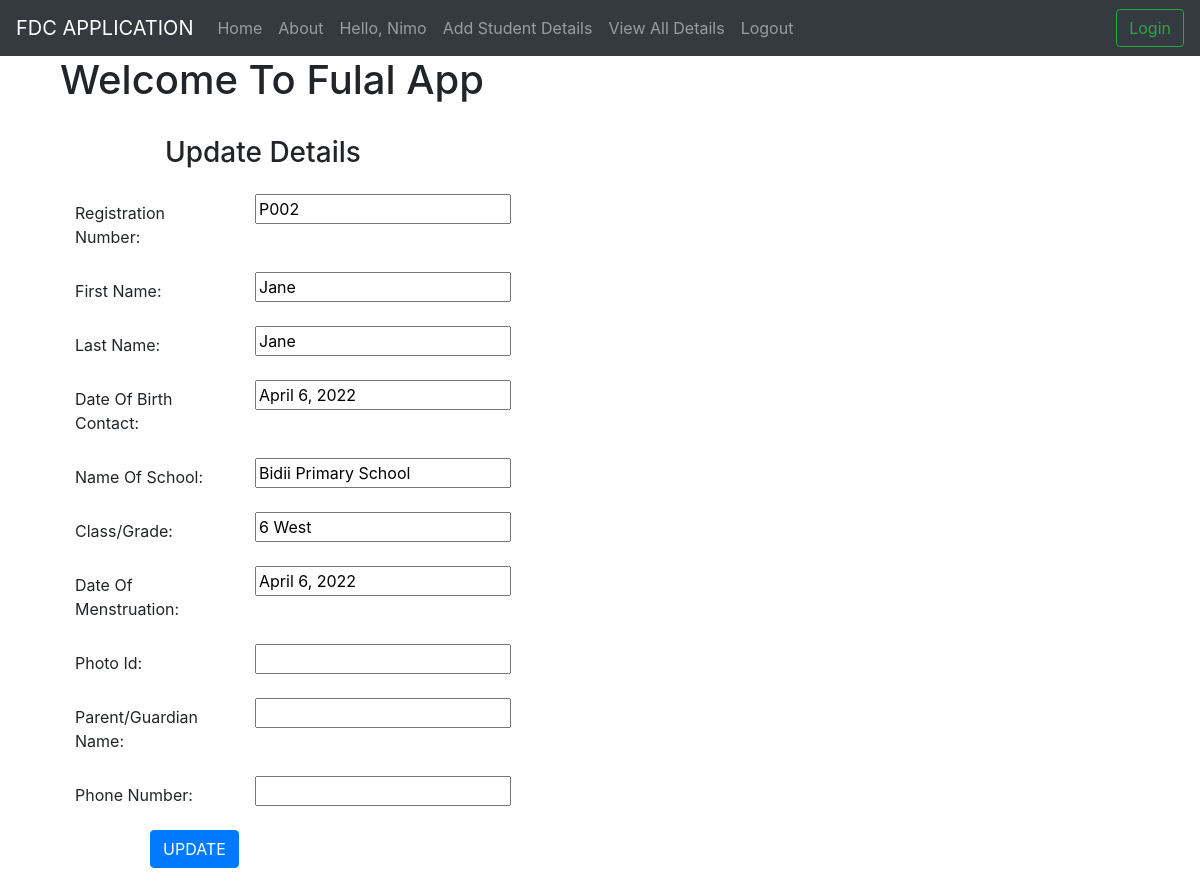
The app's page /edit_student/2 (signed in), older data.
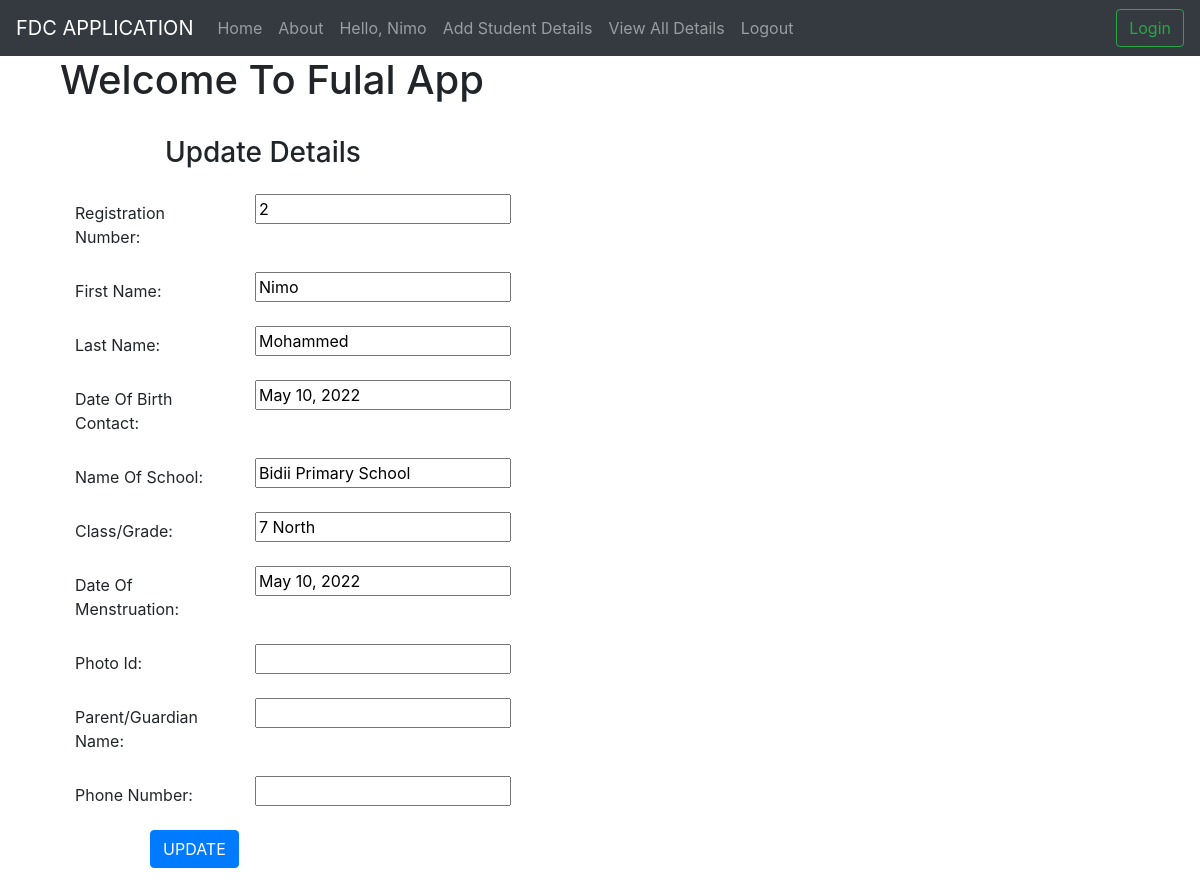
The same page, newer data.
### fulalapp/models.py (models this page shows, shortened)
class StudentRegistrationDetails(models.Model):
    student_status = (
        ('present', 'Present'),
        ('absent', 'Absent'),
    )
    regno =  models.CharField(max_length=50, verbose_name = 'Student Registrartion Number')
    first_name = models.CharField(max_length=30, blank = True, verbose_name = 'First Name')
    last_name = models.CharField(max_length=30, blank = True, verbose_name = 'Last Name')
    dob = models.DateField(verbose_name = 'Date Of Birth')
    county = models.CharField(max_length=30, blank = True, verbose_name = 'County')
    constituency = models.CharField(max_length=30, blank = True, verbose_name = 'Constituency')
    school_name = models.CharField(max_length=30, blank = True, verbose_name = 'School Name')
    grade = models.CharField(max_length=10, blank = True, verbose_name = 'Class/Grade')
    dom = models.DateField(verbose_name = 'Date Of Menstruation')
    photoid = models.ImageField(null = True, blank = True)
    location = models.CharField(max_length=30, verbose_name='Location')
    sub_location = models.CharField(max_length=30, verbose_name='Sub Location')
    village = models.CharField(max_length=30, verbose_name='Village')
    area_chief = models.CharField(max_length=30, verbose_name='Area chief')
    chief_phoneno = models.CharField(max_length=30, verbose_name='Chief Phone Number')
    mothers_name = models.CharField(max_length=30, verbose_name='Mothers Name')
    fathers_name = models.CharField(max_length=30, verbose_name='Fathers Name')
    phone_number = models.CharField(max_length=30, verbose_name='Phone Number')
    status = models.CharField(max_length=11, choices=student_status, default='present')
    created = models.DateTimeField(default=timezone.now)
    class Meta:
        verbose_name_plural = "Student Registration Details"

### fulalapp/views.py (the view)
# urls.py: path('edit_student/<int:id>', views.editstudent, name='edit_student'),
@csrf_exempt
@login_required()
@cache_control(no_cache=True, must_revalidate=True, no_store=True)
def editstudent(request, id):
    studentdetails = StudentRegistrationDetails.objects.get(id=id)
    return render(request, "fulalapp/edit_student.html", {'studentdetails':studentdetails})

### fulalapp/templates/fulalapp/edit_student.html (shortened to what this page needs)
{% extends "fulalapp/base.html" %}
{% load static %}
{% block body %}
<div class="container-fluid">
  <h1>Welcome To Fulal App</h1>
{% if studentdetails %}
<form action="{% url 'fulalapp:update_student' studentdetails.id %}" method="POST" class="post-form" ">
    <div class="container">
<br>
    <div class="form-group row">
    <label class="col-sm-1 col-form-label"></label>
    <div class="col-sm-4">
    <h3>Update Details</h3>
    </div>
  </div>
    <div class="form-group row">
    <label class="col-sm-2 col-form-label">Registration Number:</label>
    <div class="col-sm-4">
        <input type="text" name="eid" id="id_regno" required maxlength="20" value="{{ studentdetails.regno }}"/>
    </div>
  </div>
  <div class="form-group row">
    <label class="col-sm-2 col-form-label">First Name:</label>
    <div class="col-sm-4">
        <input type="text" name="ename" id="id_firstname" required maxlength="100" value="{{ studentdetails.first_name }}" />
    </div>
  </div>
    <div class="form-group row">
    <label class="col-sm-2 col-form-label">Last Name:</label>
    <div class="col-sm-4">
        <input type="text" name="lastname" id="id_lastname" required maxlength="254" value="{{ studentdetails.last_name }}" />
    </div>
  </div>
    <div class="form-group row">
    <label class="col-sm-2 col-form-label">Date Of Birth Contact:</label>
    <div class="col-sm-4">
        <input type="text" name="econtact" id="id_econtact" required maxlength="15" value="{{ studentdetails.dob }}" />
    </div>
  </div>
  <div class="form-group row">
  <label class="col-sm-2 col-form-label">Name Of School:</label>
  <div class="col-sm-4">
      <input type="text" name="econtact" id="id_econtact" required maxlength="15" value="{{ studentdetails.school_name }}" />
  </div>
</div>
<div class="form-group row">
<label class="col-sm-2 col-form-label">Class/Grade:</label>
<div class="col-sm-4">
    <input type="text" name="econtact" id="id_econtact" required maxlength="15" value="{{ studentdetails.grade }}" />
</div>
</div>
<div class="form-group row">
<label class="col-sm-2 col-form-label">Date Of Menstruation:</label>
<div class="col-sm-4">
    <input type="text" name="econtact" id="id_econtact" required maxlength="15" value="{{ studentdetails.dom }}" />
</div>
</div>
<div class="form-group row">
<label class="col-sm-2 col-form-label">Photo Id:</label>
<div class="col-sm-4">
    <input type="text" name="econtact" id="id_econtact" required maxlength="15" value="{{ studentdetails.photoid }}" />
</div>
</div>
<div class="form-group row">
<label class="col-sm-2 col-form-label">Parent/Guardian Name:</label>
<div class="col-sm-4">
    <input type="text" name="econtact" id="id_econtact" required maxlength="15" value="{{ studentdetails.parent_name }}" />
</div>
</div>
<div class="form-group row">
<label class="col-sm-2 col-form-label">Phone Number:</label>
<div class="col-sm-4">
    <input type="text" name="econtact" id="id_econtact" required maxlength="15" value="{{ studentdetails.phoneno }}" />
</div>
</div>
  <div class="form-group row">
  <label class="col-sm-1 col-form-label"></label>
  <div class="text-center">
  <button type="submit" class="btn btn-primary" name="submit">UPDATE</button>
  </div>
</div>
</div>
</div>
{% endif %}
</div>
{% endblock %}

### fulalapp/templates/fulalapp/base.html (shortened to what this page needs)
{% load static %}
<!doctype html>
<html lang="en">
  <head>
    <link rel="stylesheet" href="{% static 'css/bootstrap.css' %}">
  </head>
  <body>
    <nav class="navbar navbar-expand-lg navbar-dark bg-dark">
      <a class="navbar-brand" href="{% url 'fulalapp:homepage' %}">FDC APPLICATION</a>
      <div class="collapse navbar-collapse" id="navbarSupportedContent">
        <ul class="navbar-nav mr-auto">
          <li class="nav-item">
            <a class="nav-link" href="{% url 'fulalapp:homepage' %}">Home</a>
          </li>
          <li class="nav-item">
            <a class="nav-link" href="{% url 'fulalapp:aboutpage' %}">About</a>
          </li>
        {% if user.is_authenticated and request.user %}
        <li class="nav-item">
          <a class="nav-link">Hello, {{ user.username|default:'Guest' }}</a>
        </li>
          <li class="nav-item">
            <a class="nav-link" href="{% url 'fulalapp:add_student' %}">Add Student Details</a>
          </li>
          <li class="nav-item">
            <a class="nav-link" href="{% url 'fulalapp:studentdetails' %}">View All Details</a>
          </li>
          <li class="nav-item">
            <a class="nav-link" href="{% url 'accounts:logout' %}">Logout</a>
          </li>
        </ul>
        {% endif %}
           <a href="{% url 'accounts:login' %}"><button class="btn btn-outline-success my-2 my-sm-0" type="submit">Login</button></a>
      </div>
    </nav>
    <div class="container">
      {% block body %}
      {% endblock %}
  </body>
</html>

Row changes from the older to the newer data that the page shows:
changed StudentRegistrationDetails "Bidii Primary School": eid "P002" → "2"; ename "Jane" → "Nimo"; lastname "Jane" → "Mohammed"; econtact "April 6, 2022" → "May 10, 2022"; econtact "6 West" → "7 North"
